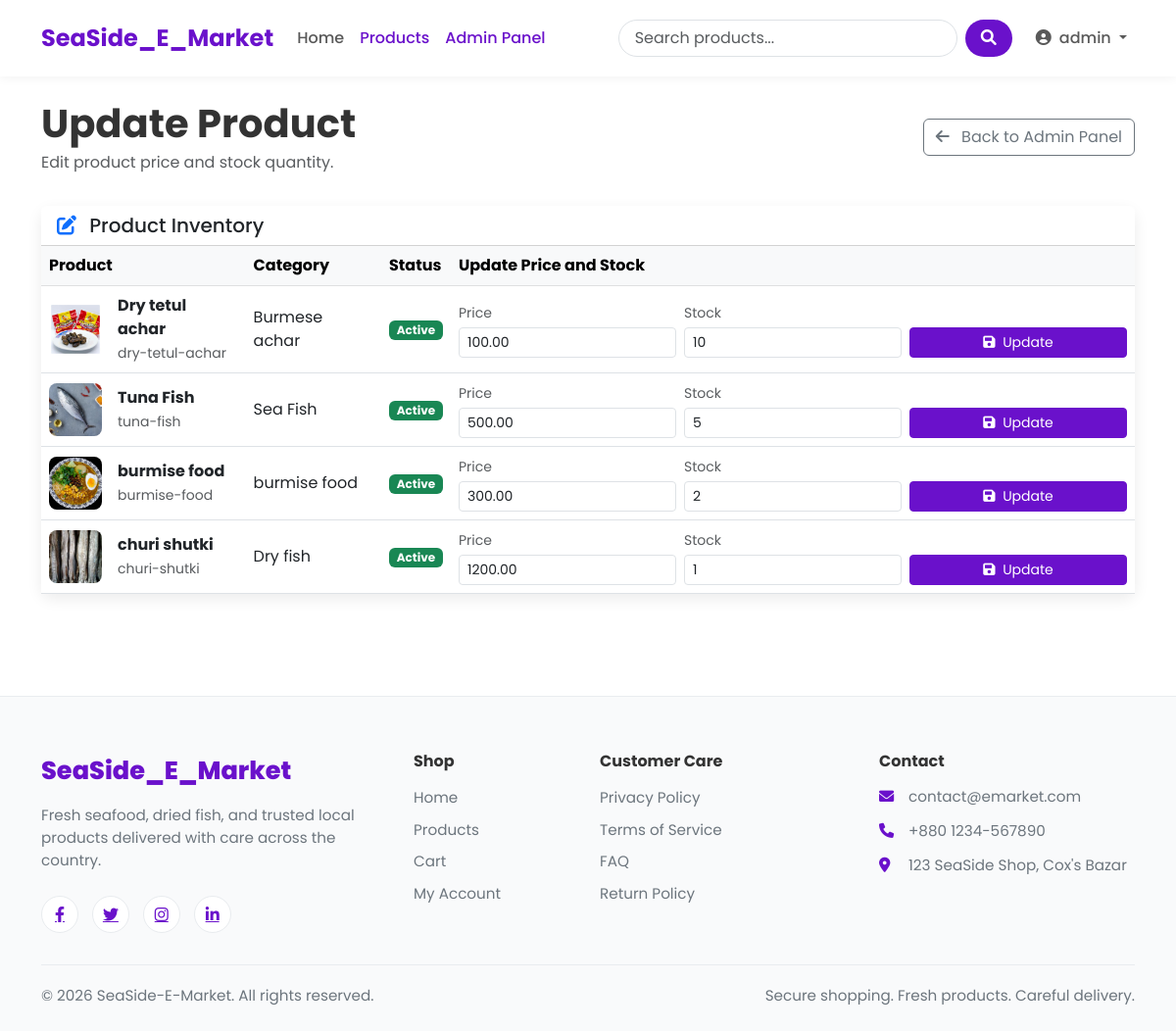
The page /store-admin/products/update/ (signed in) on the database as committed earlier.
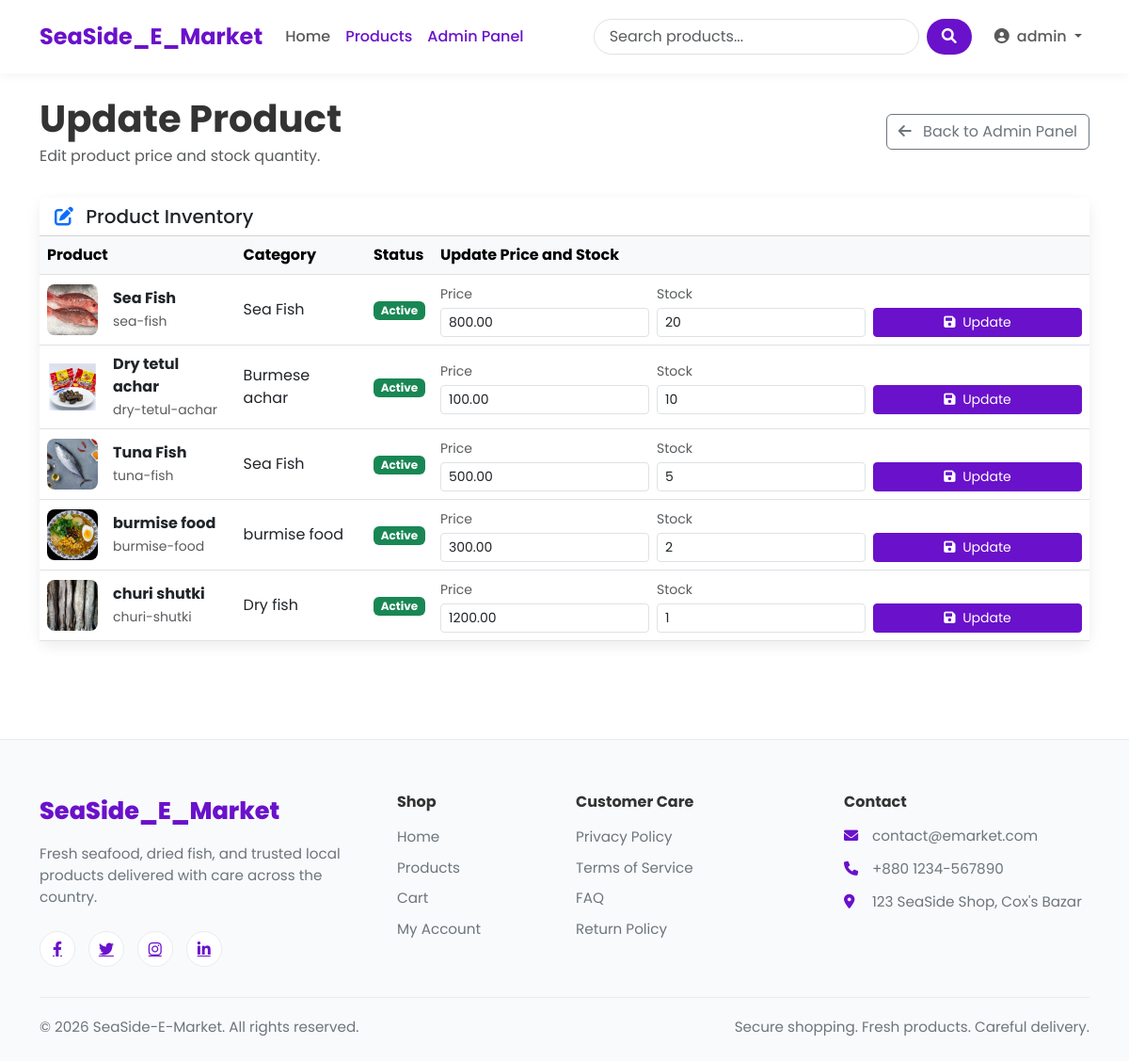
The same page on the database as committed later.
### SeaSide_Shop/models.py (models this page shows, shortened)
class Product(models.Model):
    name = models.CharField(max_length=100)
    slug = models.SlugField(max_length=200, unique=True)
    category = models.ForeignKey(Category, on_delete=models.CASCADE, related_name='products')
    description = models.TextField()
    price = models.DecimalField(max_digits=10, decimal_places=2) # 405.99
    stock = models.PositiveBigIntegerField(default=1)
    available = models.BooleanField(default=True)
    created_at = models.DateTimeField(auto_now_add=True)
    updated_at = models.DateTimeField(auto_now=True)
    image = models.ImageField(upload_to='products/%Y/%m/%d') # products/25/10/2025

class Category(models.Model):
    name = models.CharField(max_length=100)
    slug = models.SlugField(max_length=100, unique=True)
    description = models.TextField()
    class Meta:
        verbose_name_plural = 'Categories'

### SeaSide_Shop/views.py (the view)
# urls.py: path('store-admin/products/update/', views.frontend_admin_update_products_page, name='frontend_admin_update_products'),
@frontend_admin_required
def frontend_admin_update_products_page(request):
    products = Product.objects.select_related('category').order_by('-created_at')
    return render(request, 'SeaSide_Shop/frontend_admin/update_products.html', {'products': products})

### SeaSide_Shop/context_processors.py (called while the page is built)
def cart_items_count(request):
    if request.user.is_authenticated:
        try:
            cart = Cart.objects.get(user=request.user)
            return {'cart_items_count' : cart.get_total_items()}
        except Cart.DoesNotExist:
            return {'cart_items_count' : 0}
    return {'cart_items_count' : 0}

### SeaSide_Shop/models.py (called while the page is built)
    def get_total_items(self):
        return sum(item.quantity for item in self.items.all())

### SeaSide_Shop/views.py (called while the page is built)
def is_frontend_admin(user):
    return user.is_authenticated and (user.is_staff or user.is_superuser)

### templates/SeaSide_Shop/frontend_admin/update_products.html (shortened to what this page needs)
{% extends 'base.html' %}
{% block content %}
<div class="admin-page-header">
    <div>
        <h1 class="fw-bold mb-1">Update Product</h1>
        <p class="text-muted mb-0">Edit product price and stock quantity.</p>
    </div>
    <a href="{% url 'frontend_admin_dashboard' %}" class="btn btn-outline-secondary">
        <i class="fas fa-arrow-left me-2"></i> Back to Admin Panel
    </a>
</div>
<div class="admin-card card">
    <div class="card-header bg-white">
        <h5 class="mb-0"><i class="fas fa-pen-to-square me-2 text-primary"></i> Product Inventory</h5>
    </div>
    <div class="card-body p-0">
        <div class="table-responsive">
            <table class="table table-hover admin-table mb-0">
                <thead class="table-light">
                    <tr>
                        <th>Product</th>
                        <th>Category</th>
                        <th>Status</th>
                        <th>Update Price and Stock</th>
                    </tr>
                </thead>
                <tbody>
                    {% for product in products %}
                    <tr>
                        <td>
                            <div class="d-flex align-items-center gap-3">
                                {% if product.image %}
                                <img src="{{ product.image.url }}" alt="{{ product.name }}" style="width: 54px; height: 54px; object-fit: cover; border-radius: 8px;">
                                {% else %}
                                <div class="bg-light d-flex align-items-center justify-content-center" style="width: 54px; height: 54px; border-radius: 8px;">
                                    <i class="fas fa-image text-muted"></i>
                                </div>
                                {% endif %}
                                <div>
                                    <strong>{{ product.name }}</strong><br>
                                    <span class="small text-muted">{{ product.slug }}</span>
                                </div>
                            </div>
                        </td>
                        <td>{{ product.category.name }}</td>
                        <td>
                            {% if product.available %}
                            <span class="badge bg-success">Active</span>
                            {% else %}
                            <span class="badge bg-secondary">Removed</span>
                            {% endif %}
                        </td>
                        <td>
                            <form method="post" action="{% url 'frontend_admin_update_product' product.id %}" class="row g-2 align-items-end">
                                <div class="col-md-4">
                                    <label class="small text-muted mb-1">Price</label>
                                    <input type="number" name="price" value="{{ product.price }}" min="0.01" step="0.01" class="form-control form-control-sm" required>
                                </div>
                                <div class="col-md-4">
                                    <label class="small text-muted mb-1">Stock</label>
                                    <input type="number" name="stock" value="{{ product.stock }}" min="0" step="1" class="form-control form-control-sm" required>
                                </div>
                                <div class="col-md-4">
                                    <button type="submit" class="btn btn-sm btn-primary w-100">
                                        <i class="fas fa-save me-1"></i> Update
                                    </button>
                                </div>
                            </form>
                        </td>
                    </tr>
                    {% endfor %}
                </tbody>
            </table>
        </div>
    </div>
</div>
{% endblock %}

Rows that differ between the two databases and show on the page:
added Product: image (picture), name "Sea Fish", slug "sea-fish", category.name "Sea Fish", available "Active", price "800.00", stock "20"
